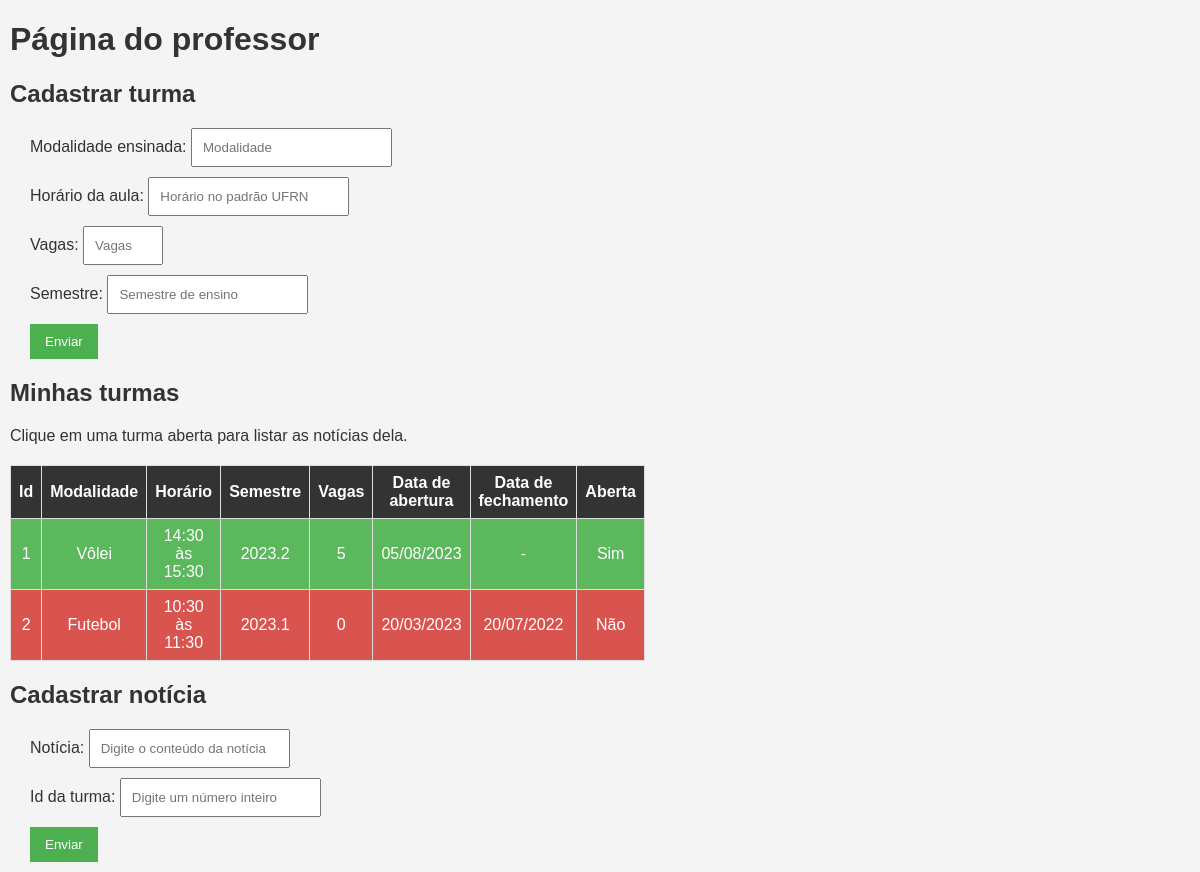
The app's page /professor/, older data.
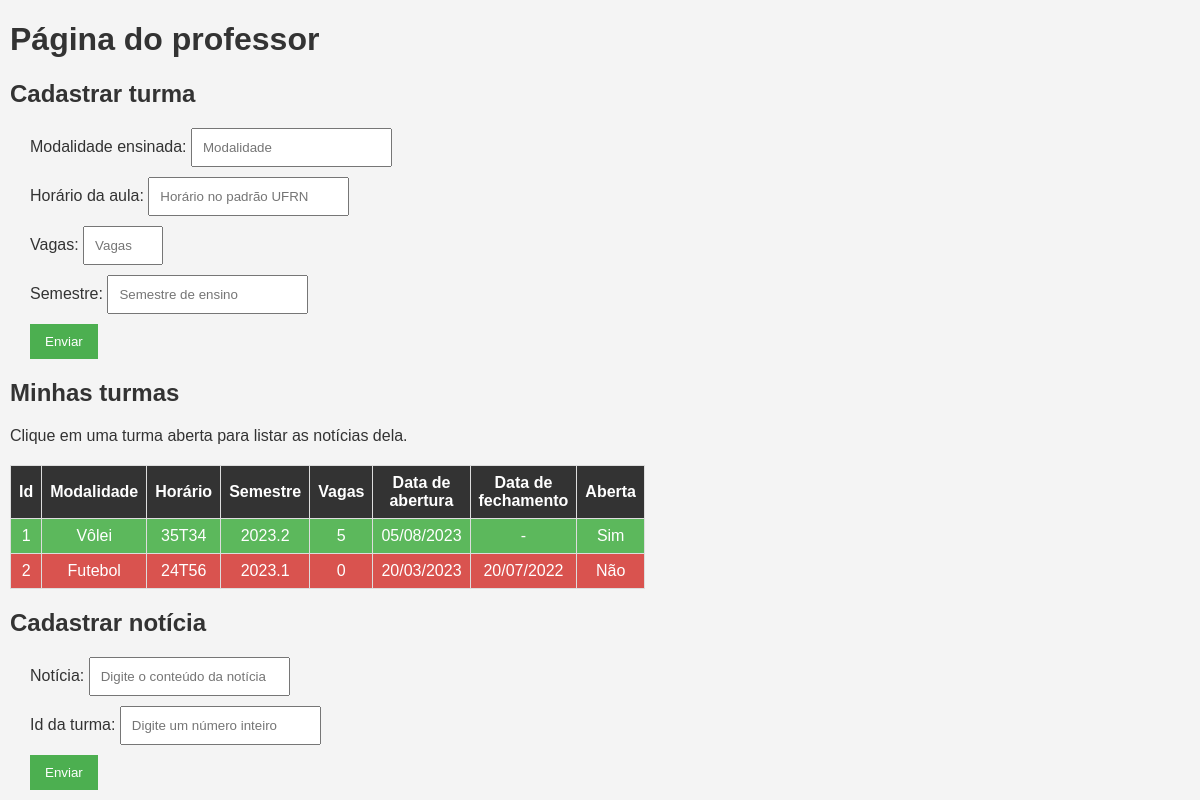
The same page, newer data.
### my_app/models.py (models this page shows)
class Turma(models.Model):
    id = models.AutoField(primary_key=True)
    modalidade = models.CharField(max_length=255)
    horario = models.CharField(max_length=255, null=True)
    is_open = models.BooleanField()
    data_fechamento = models.DateTimeField(null=True)
    data_abertura = models.DateTimeField(default=timezone.now)
    semestre = models.FloatField(help_text='Ex.: 2023.2')
    vagas = models.IntegerField(default=0)

### my_app/views.py (the view, shortened to what this page needs)
class ProfessorView(View):
   template_name = 'professor_inicial'
   template_file = 'professor.html'
   prof_cpf_logado = 1234 # Eduardo Falcão
   def get(self, request, *args, **kwargs):
      if request.headers.get('X-Requested-With') == 'XMLHttpRequest':
          try:
              noticias_data = []
              turma_id = request.GET.get('turma_id', None)
              leciona_ativos = Leciona.objects.filter(
                Q(prof_cpf__user_cpf__cpf=self.prof_cpf_logado) &
                Q(turma_id__id=turma_id) &
                Q(turma_id__is_open=True)
              ).first()
              if leciona_ativos:
                noticias = Noticia.objects.filter(
                    Q(turma_id=leciona_ativos.turma_id) &
                    Q(prof_cpf=leciona_ativos.prof_cpf)
                  ).order_by('-data_publicacao')
                noticias_data = [{
                } for noticia in noticias]
                noticias_data = [{'id': noticia.id,
                            'turma_id': noticia.turma_id.id,
                            'professor': noticia.prof_cpf.user_cpf.nome,
                            'modalidade': noticia.turma_id.modalidade,
                            'horario': noticia.turma_id.horario,
                            'conteudo': noticia.conteudo,
                            'data_publicacao': noticia.data_publicacao.strftime('%H:%M:%S do dia %d/%m/%Y')
                          } for noticia in noticias]
              return JsonResponse({'noticias': noticias_data})
          except Exception as e:
              return JsonResponse({'error': str(e)}, status=500)
      else:
          forms_turma = FormCadastraTurma()
          forms_noticia = FormCadastraNoticia()
          lec_prof_logado = Leciona.objects.filter(prof_cpf=self.prof_cpf_logado)
          if lec_prof_logado:
            turmas = [{
                'id': lec.turma_id.id,
                'modalidade': lec.turma_id.modalidade,
                'horario': lec.turma_id.horario,
                'is_open': lec.turma_id.is_open,
                'data_abertura': lec.turma_id.data_abertura.strftime('%d/%m/%Y'),
                'data_fechamento': lec.turma_id.data_fechamento.strftime('%d/%m/%Y') if lec.turma_id.data_fechamento else None,
                'semestre': lec.turma_id.semestre,
                'vagas': lec.turma_id.vagas
            } for lec in lec_prof_logado]
          return render(request, self.template_file, {'forms_turma': forms_turma,
                                                      'forms_noticia': forms_noticia,
                                                      'turmas': turmas})

### my_app/forms.py
class FormCadastraTurma(forms.Form):
    modalidade = forms.CharField(
        label='Modalidade ensinada',
        widget=forms.TextInput(attrs={
            'title': 'Informe a modalidade que será ensinada.',
            'placeholder': 'Modalidade'
        }),
        required=True
    )
    horario = forms.CharField(
        label='Horário da aula',
        widget=forms.TextInput(attrs={
            'title': 'Informe o horário no padrão UFRN. Ex.: 2T34.',
            'placeholder': 'Horário no padrão UFRN',
            'pattern': '^[2-7][MTN][1-5][2-6]$'
        }),
        required=True
    )
    vagas = forms.IntegerField(
        label='Vagas',
        min_value=0,
        max_value=100,
        widget=forms.NumberInput(attrs={
            'title': 'Informe um valor entre 0 e 100',
            'placeholder': 'Vagas disponíveis',
        }),
        required=True
    )
    semestre = forms.FloatField(
        label='Semestre',
        widget=forms.NumberInput(attrs={
            'placeholder': 'Semestre de ensino',
            'title': 'Semestre que será ensinado o esporte. Ex.: 2023.2',
            'step': '0.1'
        }),
        required=True
    )

### my_app/templates/professor.html (shortened to what this page needs)
<!DOCTYPE html>
<html>
<head>
</head>
<body>
    <h1>Página do professor</h1>
    <h2>Cadastrar turma</h2>
    <form method="post">
        {{ forms_turma }}
        <button type="submit">Enviar</button>
    </form>
    <h2>Minhas turmas</h2>
    {% if turmas|length > 0 %}
        <p>Clique em uma turma aberta para listar as notícias dela.</p>
        <table class="lista-turmas">
            <thead>
                <tr>
                    <th>Id</th>
                    <th>Modalidade</th>
                    <th>Horário</th>
                    <th>Semestre</th>
                    <th>Vagas</th>
                    <th>Data de abertura</th>
                    <th>Data de fechamento</th>
                    <th>Aberta</th>
                </tr>
            </thead>
            <tbody>
                {% for turma in turmas %}
                    <tr class="{% if turma.is_open %}open{% else %}closed{% endif %}" data-turma-id="{{ turma.id }}">
                        <td>{{ turma.id }}</td>
                        <td>{{ turma.modalidade }}</td>
                        <td>{{ turma.horario }}</td>
                        <td>{{ turma.semestre }}</td>
                        <td>{{ turma.vagas }}</td>
                        <td>{{ turma.data_abertura }}</td>
                        {% if turma.is_open %}
                            <td>-</td>
                        {% else %}
                            <td>{{ turma.data_fechamento }}</td>
                        {% endif %}
                        {% if turma.is_open %}
                            <td>Sim</td>
                        {% else %}
                            <td>Não</td>
                        {% endif %}
                    </tr>
                {% endfor %}
            </tbody>
        </table>
    {% else %}
        <p>Você não está lecionando no momento.</p>
    {% endif %}
    {% if turmas|length > 0 %}
        <h2>Cadastrar notícia</h2>
        <form method="post">
            {{ forms_noticia }}
            <button type="submit">Enviar</button>
        </form>
    {% endif %}
</body>
</html>

Row changes from the older to the newer data that the page shows:
changed Turma "Vôlei": horario "14:30 às 15:30" → "35T34"
changed Turma "Futebol": horario "10:30 às 11:30" → "24T56"
